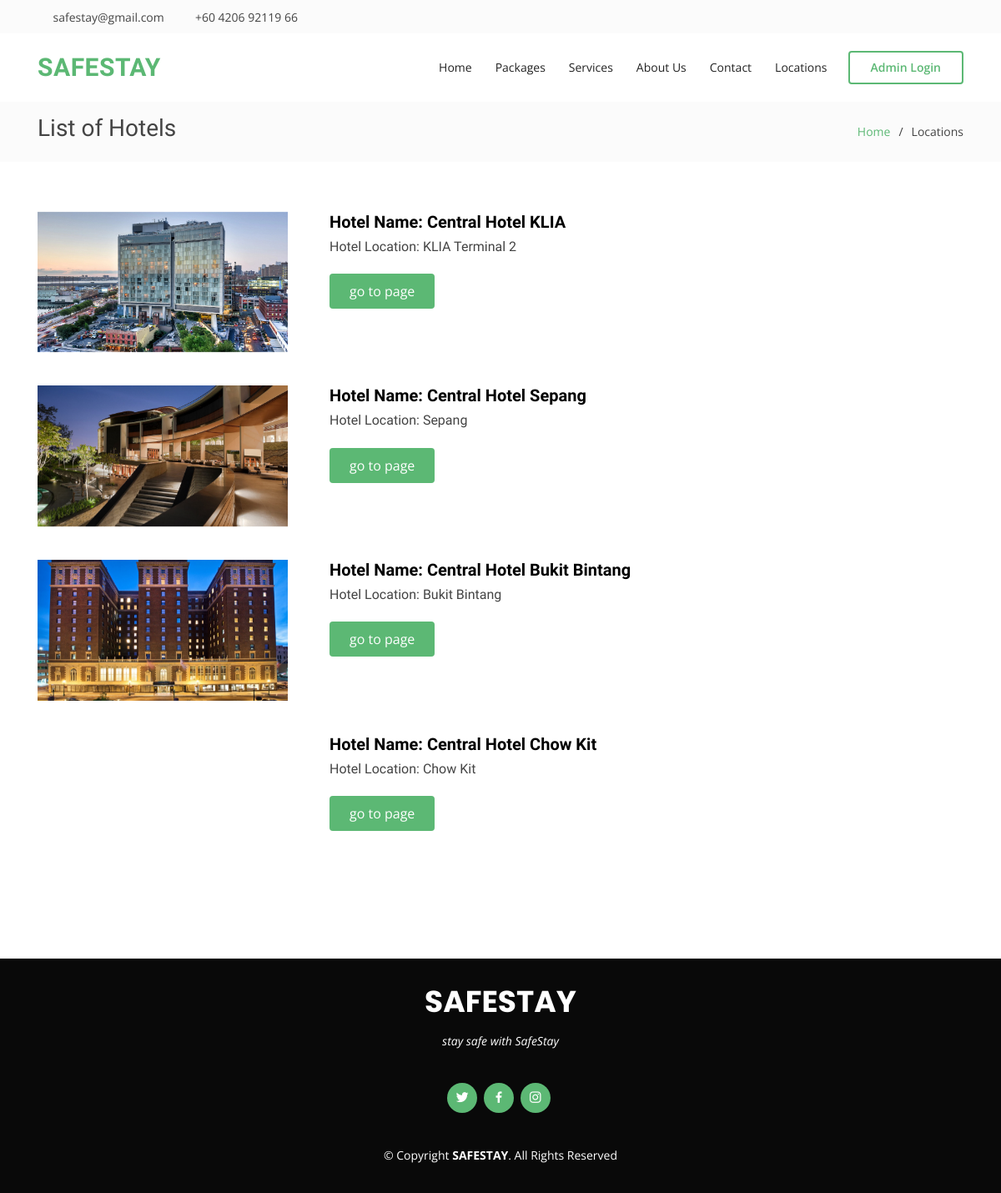
The page /hotel-list.php on the database its author committed.
### tables this page shows
CREATE TABLE `hotels` (
  `htl_id` int(11) NOT NULL,
  `htl_name` varchar(200) DEFAULT NULL,
  `htl_location` varchar(100) DEFAULT NULL,
  `htl_image` varchar(100) DEFAULT NULL,
  `creation_date` timestamp NULL DEFAULT current_timestamp(),
  `update_date` timestamp NULL DEFAULT NULL ON UPDATE current_timestamp()
);

### hotel-list.php (the view, shortened to what this page needs)
<?php
include('assets/includes/config.php');
?>
<!DOCTYPE html>
<html lang="en">
<head>
    <link href="assets/vendor/bootstrap/css/bootstrap.min.css" rel="stylesheet">
    <link href="assets/vendor/icofont/icofont.min.css" rel="stylesheet">
    <link href="assets/vendor/boxicons/css/boxicons.min.css" rel="stylesheet">
    <link href="assets/vendor/animate.css/animate.min.css" rel="stylesheet">
    <link href="assets/vendor/owl.carousel/assets/owl.carousel.min.css" rel="stylesheet">
    <link href="assets/vendor/venobox/venobox.css" rel="stylesheet">
    <link href="assets/css/style.css" rel="stylesheet">
    <link href="assets/css/hotel-list.css" rel="stylesheet">
</head>
<body>
    <?php include('assets/includes/header.php'); ?>
    <main id="main">
        <section class="breadcrumbs">
            <div class="container">
                <div class="d-flex justify-content-between align-items-center">
                    <h2>List of Hotels</h2>
                    <ol>
                        <li><a href="index.php">Home</a></li>
                        <li>Locations</li>
                    </ol>
                </div>
            </div>
        </section>
        <section class="hotel-list">
            <div class="container">
                <?php $sql = "SELECT * from hotels";
                $query = $dbh->prepare($sql);
                $query->execute();
                $results = $query->fetchAll(PDO::FETCH_OBJ);
                if ($query->rowCount() > 0) {
                    foreach ($results as $result) { ?>
                        <div class="hotel-item">
                            <a href="hotel-details.php?htl_id=<?php echo htmlentities($result->htl_id); ?>">
                                <img src="admin/img/htlimage/<?php echo htmlentities($result->htl_image); ?>" class="hotel-img">
                            </a>
                            <div class="content">
                                <h4>Hotel Name: <?php echo htmlentities($result->htl_name); ?></h4>
                                <h6>Hotel Location: <?php echo htmlentities($result->htl_location); ?></h6>
                                <br>
                                <a href="hotel-details.php?htl_id=<?php echo htmlentities($result->htl_id); ?>" class="goto-button">go to page</a>
                            </div>
                        </div>
                <?php }
                } ?>
            </div>
        </section>
    </main>
    <?php include('assets/includes/footer.php'); ?>
</body>
</html>

### assets/includes/header.php (shortened to what this page needs)
<div id="topbar" class="d-none d-lg-flex align-items-center fixed-top">
    <div class="container d-flex">
    <div class="contact-info mr-auto">
        <i class="icofont-envelope"></i> <a href="">safestay@gmail.com</a>
        <i class="icofont-phone"></i> +60 4206 92119 66
    </div>
    <div class="social-links">
        <a href="#" class="twitter"><i class="icofont-twitter"></i></a>
        <a href="#" class="facebook"><i class="icofont-facebook"></i></a>
        <a href="#" class="instagram"><i class="icofont-instagram"></i></a>
    </div>
    </div>
</div>
<header id="header" class="fixed-top">
<div class="container d-flex align-items-center">
    <h1 class="logo mr-auto"><a href="index.php">SafeStay</a></h1>
    <nav class="nav-menu d-none d-lg-block">
    <ul>
        <li><a href="index.php">Home</a></li>
        <li><a href="package-list.php">Packages</a></li>
        <li><a href="services.php">Services</a></li>
        <li><a href="about.php">About Us</a></li>
        <li><a href="contact.php">Contact</a></li>
        <li><a href="hotel-list.php">Locations</a></li>
    </ul>
    </nav>
    <a href="/admin/admin-login.php" class="get-started-btn scrollto">Admin Login</a>
</div>
</header>

### assets/includes/footer.php (shortened to what this page needs)
<footer id="footer">
    <div class="container">
    <h3>SAFESTAY</h3>
    <p>stay safe with SafeStay</p>
    <div class="social-links">
        <a href="https://twitter.com/traveloka" class="twitter"><i class="bx bxl-twitter"></i></a>
        <a href="https://www.facebook.com/search/top?q=traveloka" class="facebook"><i class="bx bxl-facebook"></i></a>
        <a href="https://www.instagram.com/traveloka/" class="instagram"><i class="bx bxl-instagram"></i></a>
    </div>
    <div class="copyright">
        &copy; Copyright <strong><span>SAFESTAY</span></strong>. All Rights Reserved
    </div>
    </div>
</footer>

### assets/css/style.css (style rules this page uses)
body { font-family: "Open Sans", sans-serif; color: #444444; }
a { color: #5cb874; }
h1, h2, h3, h4, h5, h6 { font-family: "Raleway", sans-serif; }
#topbar { background: #fbfbfb; height: 40px; font-size: 14px; transition: all 0.5s; }
#topbar .contact-info a { line-height: 1; color: #444444; transition: 0.3s; }
#topbar .contact-info i { color: #5cb874; padding-right: 4px; }
#topbar .contact-info i.icofont-phone { margin-left: 15px; }
#topbar .social-links a { color: #777777; padding-left: 15px; display: inline-block; line-height: 1px; transition: 0.3s; }
#topbar .social-links a:first-child { border-left: 0; }
#header { background: #fff; transition: all 0.5s; z-index: 997; padding: 20px 0; top: 40px; }
#header .logo { font-size: 30px; margin: 0; padding: 0; line-height: 1; font-weight: 700; letter-spacing: 0.5px; text-transform: uppercase; }
#header .logo a { color: #5cb874; }
.nav-menu ul { margin: 0; padding: 0; list-style: none; }
.nav-menu > ul { display: flex; }
.nav-menu > ul > li { position: relative; white-space: nowrap; padding: 10px 0 10px 28px; }
.nav-menu a { display: block; position: relative; color: #222222; transition: 0.3s; font-size: 14px; font-family: "Open Sans", sans-serif; }
.get-started-btn { margin-left: 25px; color: #5cb874; border-radius: 4px; padding: 7px 25px 8px 25px; white-space: nowrap; transition: 0.3s; font-size: 14px; border: 2px solid #5cb874; display: inline-block; font-weight: 600; }
section { padding: 60px 0; }
.breadcrumbs { padding: 15px 0; background: #fbfbfb; min-height: 40px; margin-top: 122px; }
.breadcrumbs h2 { font-size: 28px; font-weight: 300; }
.breadcrumbs ol { display: flex; flex-wrap: wrap; list-style: none; padding: 0; margin: 0; font-size: 14px; }
.breadcrumbs ol li + li { padding-left: 10px; }
.breadcrumbs ol li + li::before { display: inline-block; padding-right: 10px; color: #3c3c3c; content: "/"; }
#footer { background: #090909; color: #fff; font-size: 14px; text-align: center; padding: 30px 0; }
#footer h3 { font-size: 36px; font-weight: 700; color: #fff; position: relative; font-family: "Poppins", sans-serif; padding: 0; margin: 0 0 15px 0; }
#footer p { font-size: 15; font-style: italic; padding: 0; margin: 0 0 40px 0; }
#footer .social-links { margin: 0 0 40px 0; }
#footer .social-links a { font-size: 18px; display: inline-block; background: #5cb874; color: #fff; line-height: 1; padding: 8px 0; margin-right: 4px; border-radius: 50%; text-align: center; width: 36px; height: 36px; transition: 0.3s; }
#footer .copyright { margin: 0 0 5px 0; }

### assets/css/hotel-list.css (style rules this page uses)
.hotel-img { opacity: 1; display: block; transition: .5s ease; backface-visibility: hidden; width: 300px; }
.hotel-item { display: inline-flex; margin-bottom: 40px; }
.content { margin-left: 50px; }
.content > h4 { font-size: 20px; color: black; font-weight: 600; }
.goto-button { background: #5cb874; border: 0; padding: 10px 24px; color: #fff; transition: 0.4s; border-radius: 4px; }

### rows shown on the page
hotels: htl_image (picture), htl_name "Central Hotel KLIA", htl_location "KLIA Terminal 2"
hotels: htl_image (picture), htl_name "Central Hotel Sepang", htl_location "Sepang"
hotels: htl_image (picture), htl_name "Central Hotel Bukit Bintang", htl_location "Bukit Bintang"
hotels: htl_image (picture), htl_name "Central Hotel Chow Kit", htl_location "Chow Kit"
